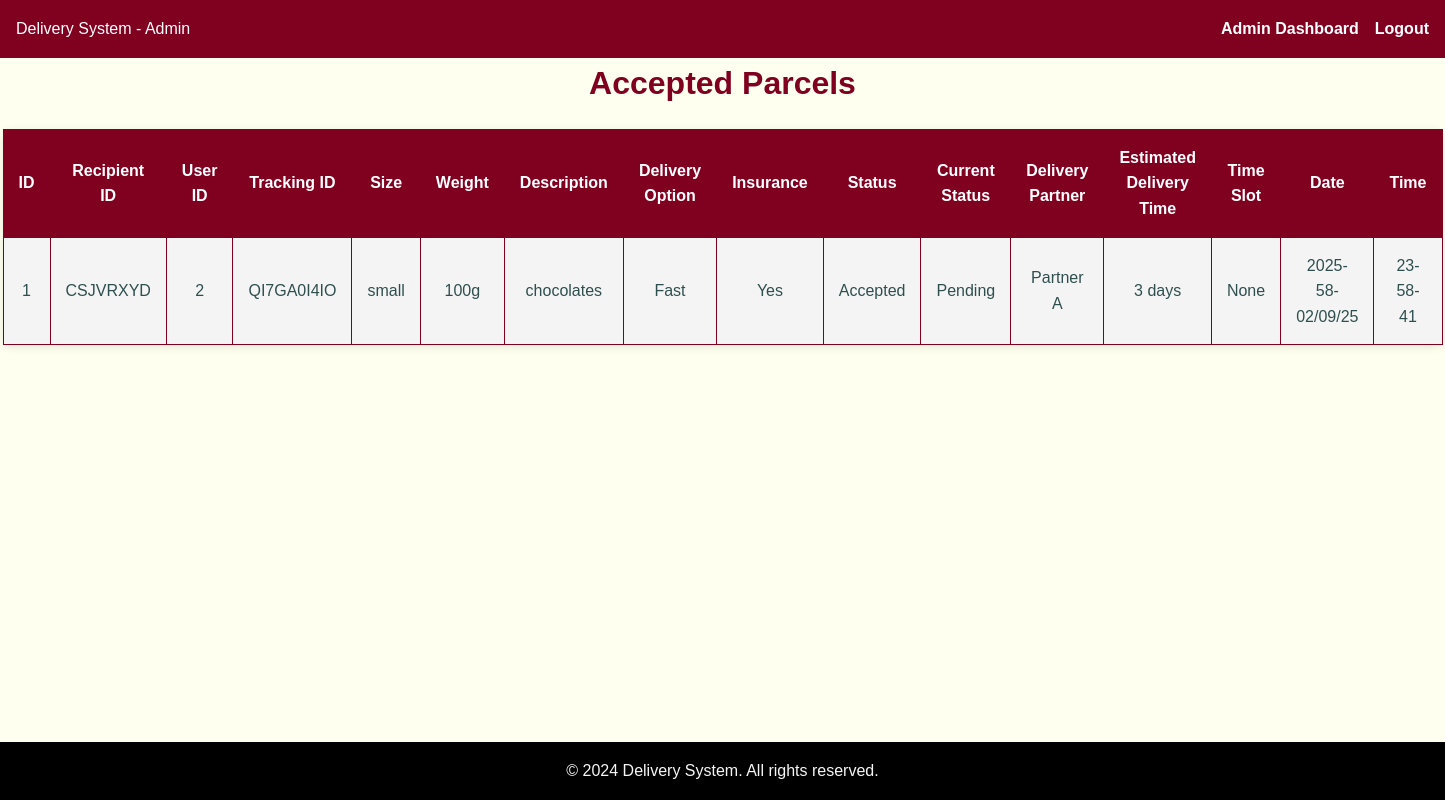
The app's page /admin/accepted_parcels, older data.
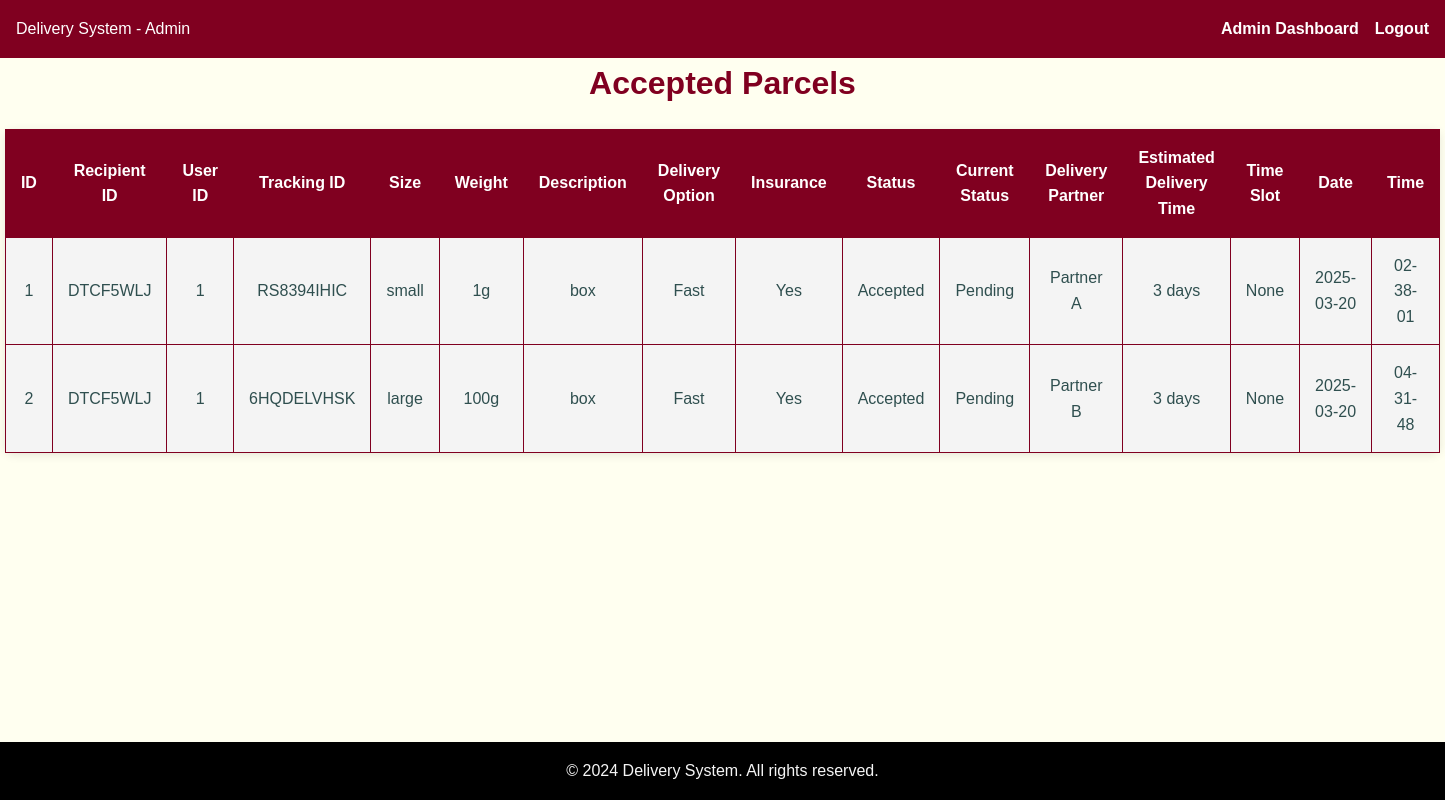
The same page, newer data.
### tables this page shows
CREATE TABLE parcels (
            id INTEGER PRIMARY KEY,
            recipient_id TEXT,
            user_id INTEGER,
            tracking_id TEXT,
            size TEXT,
            weight TEXT,
            description TEXT,
            delivery_option TEXT,
            insurance BOOLEAN,
            status TEXT DEFAULT 'Pending',
            current_status TEXT DEFAULT 'Pending',
            delivery_partner TEXT,
            estimated_delivery_time TEXT,
            time_slot TEXT,
            sent_date TEXT,  
            sent_time TEXT   
        );

### app.py (the view)
@app.route('/admin/accepted_parcels')
def accepted_parcels():
    with sqlite3.connect('delivery.db') as conn:
        c = conn.cursor()
        c.execute('SELECT * FROM parcels WHERE status = "Accepted" AND current_status != "Delivered"')  # Exclude delivered parcels
        parcels = c.fetchall()
    return render_template('accepted_parcels.html', parcels=parcels)

### templates/accepted_parcels.html (shortened to what this page needs)
<!DOCTYPE html>
<html lang="en">
<head>
</head>
<body>
    <header class="navbar">
        <div>Delivery System - Admin</div>
        <ul class="nav-links">
            <li><a href="/admin_dashboard">Admin Dashboard</a></li>
            <li><a href="/logout">Logout</a></li>
        </ul>
    </header>
    <main>
        <h1>Accepted Parcels</h1>
        <table>
            <tr>
                <th>ID</th>
                <th>Recipient ID</th>
                <th>User ID</th>
                <th>Tracking ID</th>
                <th>Size</th>
                <th>Weight</th>
                <th>Description</th>
                <th>Delivery Option</th>
                <th>Insurance</th>
                <th>Status</th>
                <th>Current Status</th>
                <th>Delivery Partner</th>
                <th>Estimated Delivery Time</th>
                <th>Time Slot</th>
                <th>Date</th>
                <th>Time</th>
            </tr>
            {% for parcel in parcels %}
            <tr>
                <td>{{ parcel[0] }}</td>
                <td>{{ parcel[1] }}</td>
                <td>{{ parcel[2] }}</td>
                <td>{{ parcel[3] }}</td>
                <td>{{ parcel[4] }}</td>
                <td>{{ parcel[5] }}</td>
                <td>{{ parcel[6] }}</td>
                <td>{{ parcel[7] }}</td>
                <td>{{ parcel[8] }}</td>
                <td>{{ parcel[9] }}</td>
                <td>{{ parcel[10] }}</td>
                <td>{{ parcel[11] }}</td>
                <td>{{ parcel[12] }}</td>
                <td>{{ parcel[13] }}</td>
                <td>{{ parcel[14]}}</td>
                <td>{{ parcel[15]}}</td>
            </tr>
            {% endfor %}
        </table>
    </main>
    <footer class="footer">
        <p>&copy; 2024 Delivery System. All rights reserved.</p>
    </footer>
</body>
</html>

### templates/accepted_parcels.html (style rules this page uses)
:root { --primary-color: #800020; --secondary-color: #FFD700; --background-color: #FFFFF0; --text-color: #2F4F4F; --footer-bg: #000000; --footer-text: #F5F5F5; }
* { margin: 0; padding: 0; box-sizing: border-box; }
body { font-family: 'Arial', sans-serif; background-color: var(--background-color); color: var(--text-color); line-height: 1.6; display: flex; flex-direction: column; min-height: 100vh; }
.navbar { background: var(--primary-color); color: white; padding: 1rem; position: sticky; top: 0; z-index: 1000; display: flex; justify-content: space-between; align-items: center; }
.nav-links { list-style: none; display: flex; gap: 1rem; }
.nav-links a { color: white; text-decoration: none; font-weight: bold; }
h1 { color: var(--primary-color); margin-bottom: 1rem; text-align: center; }
table { width: 80%; margin: 20px auto; border-collapse: collapse; background-color: white; border-radius: 8px; box-shadow: 0 2px 10px rgba(0, 0, 0, 0.1); }
th, td { padding: 15px; text-align: center; border: 1px solid var(--primary-color); }
th { background-color: var(--primary-color); color: white; }
td { background-color: #f4f4f4; }
.footer { background: var(--footer-bg); color: var(--footer-text); padding: 1rem; text-align: center; margin-top: auto; }

Row changes from the older to the newer data that the page shows:
changed parcels "small": recipient "CSJVRXYD" → "DTCF5WLJ"; user "2" → "1"; tracking "QI7GA0I4IO" → "RS8394IHIC"; weight "100g" → "1g"; description "chocolates" → "box"; sent_date "2025-58-02/09/25" → "2025-03-20"; sent_time "23-58-41" → "02-38-01"
now on this page (row edited): parcels: id "2", recipient "DTCF5WLJ", user "1", tracking "6HQDELVHSK", size "large", weight "100g", description "box", delivery_option "Fast", insurance "Yes", status "Accepted", current_status "Pending", delivery_partner "Partner B", estimated_delivery_time "3 days", parcel "None", sent_date "2025-03-20", sent_time "04-31-48"
